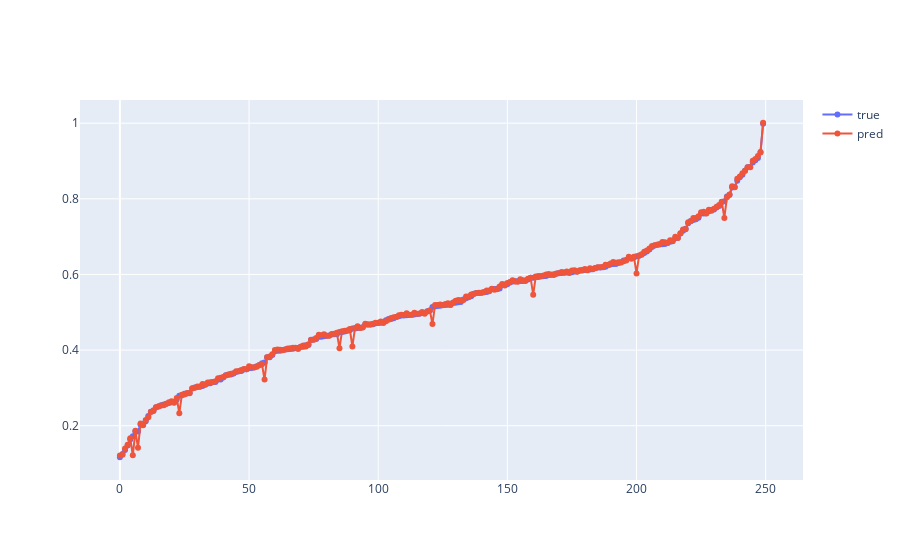

The notebook cell this image was saved under:
### Markdown cell above
### Lasso
- 因为每个特征都有用, 所以应该用l2 , 不应该改用l1

### Code cell
from sklearn.linear_model import Lasso


clf = Lasso(alpha=0.00001)

model_name = 'lasso'
clf.fit(Xtrain, ytrain)

pred = clf.predict(Xtest)
rst_mse = mse(ytest, pred)
rst_score = clf.score(Xtrain, ytrain)
mseret[model_name] = rst_mse
scoreret[model_name] = rst_score
print(rst_mse, rmse(ytest, pred), mae(ytest, pred))
print(clf.score(Xtrain, ytrain), rst_score)
edf = pd.DataFrame({'target': ytest, 'pred': pred})
edf.sort_values(by='target', inplace=True)
draw_lines([i for i in range(len(ytest))], [edf.target, edf.pred], ['true', 'pred'])

### Figure 1 — Plotly figure (JSON) as saved in the notebook; plotly's stock layout.template omitted (floating-point values rounded to 4 significant figures; data arrays with more than 128 entries replaced by an {"elided": "..."} marker saying what was removed)
{"data": [{"mode": "lines+markers", "name": "true", "type": "scatter", "x": {"elided": "250 int values"}, "y": {"elided": "250 float values"}}, {"mode": "lines+markers", "name": "pred", "type": "scatter", "x": {"elided": "250 int values"}, "y": {"elided": "250 float values"}}], "layout": {}}
